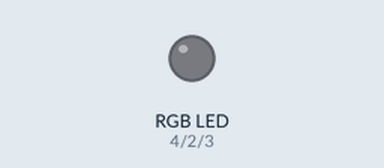
Bench run of a sketch on a simulated Arduino Uno, built with avr-gcc and run on an emulated ATmega328P. Shown: an RGB LED mixed from three pins (HIGH = lit). Dim RGB values are drawn brighter than linear; random numbers use the default seed unless the sketch sets one.

Above: at 0.1 s.
At 5.1 s:
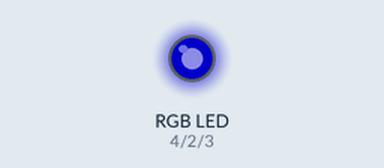
At 11.1 s:
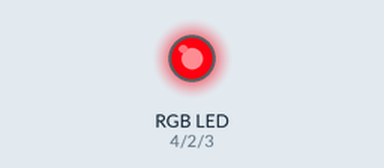
At 19.1 s:
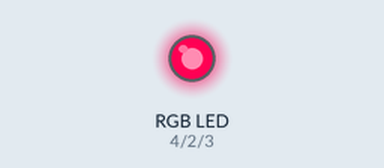
At 29.1 s:
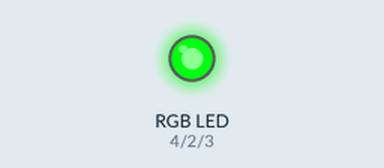
At 39.1 s:
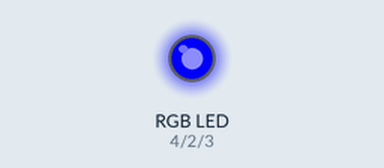
Timing chart, 0 to 40.0 s (numbered marks = the images above):
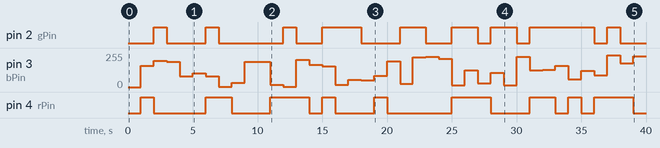

Measured:
- by itself, pin 2 (gPin): LOW → HIGH at 2.0 s, → LOW 1.0 s later, → HIGH 3.0 s later, → LOW 1.0 s later, … (18 changes in this stretch)
- by itself, pin 3 (bPin): 0/255 → 158/255 at 1.0 s, → 197/255 1.0 s later, → 188/255 1.0 s later, → 80/255 1.0 s later, … (39 changes in this stretch)
- by itself, pin 4 (rPin): LOW → HIGH at 1.0 s, → LOW 1.0 s later, → HIGH 4.0 s later, → LOW 2.0 s later, … (18 changes in this stretch)

The sketch:

LEDRGBRAMDOMICO.ino
```cpp
// LED RGB - RAMDOMICO

int rPin = 4;
int gPin = 2;
int bPin = 3;

int rVal = 0;
int gVal = 0;
int bVal = 0;
void setup()
{
  pinMode(bPin, OUTPUT);
  pinMode(rPin, OUTPUT);
  pinMode(gPin, OUTPUT);
}

void loop()
{
  analogWrite(rPin, rVal);
  analogWrite(bPin, bVal);
  analogWrite(gPin, gVal);

	rVal = random(0,255);
	gVal = random(0,255);
	bVal = random(0,255);

delay(1000);
}
```
